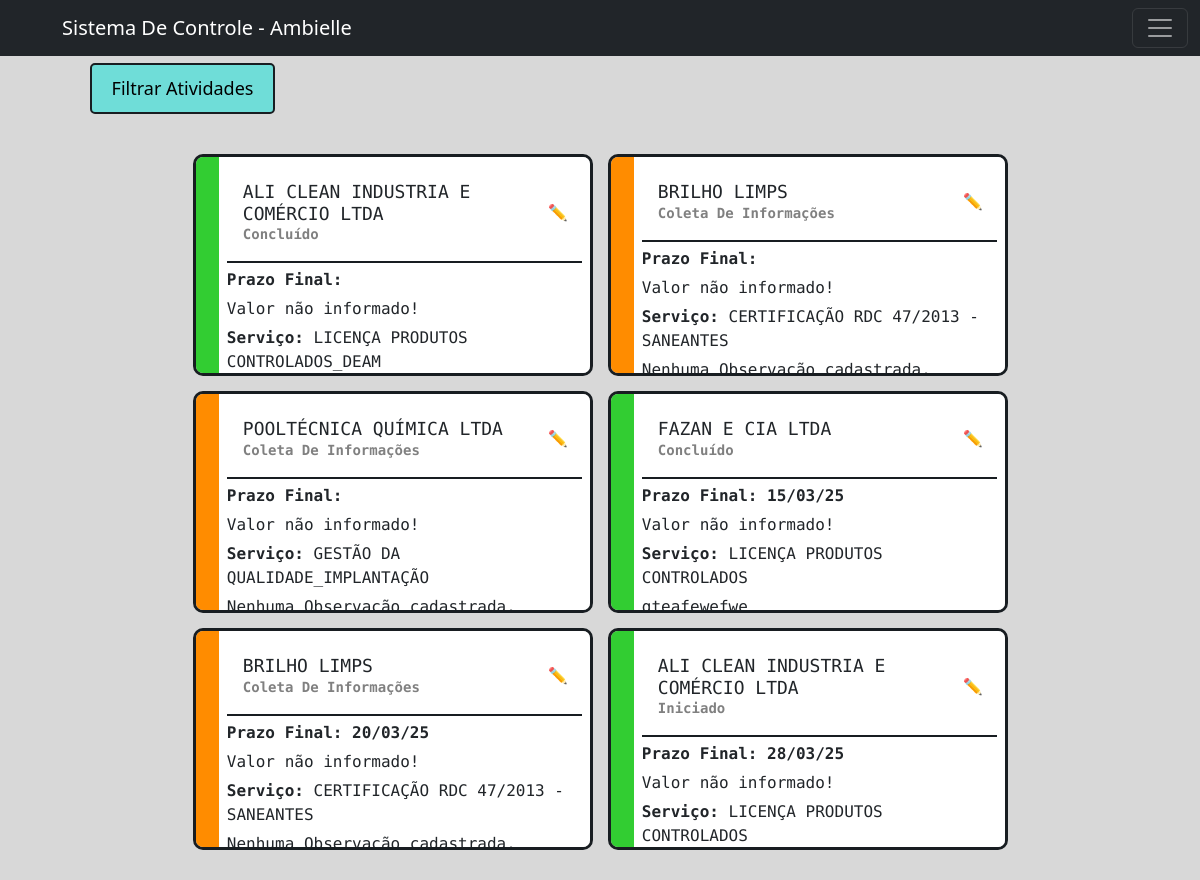
The page /ambielle/tarefas/ (signed in) on the database as committed earlier.
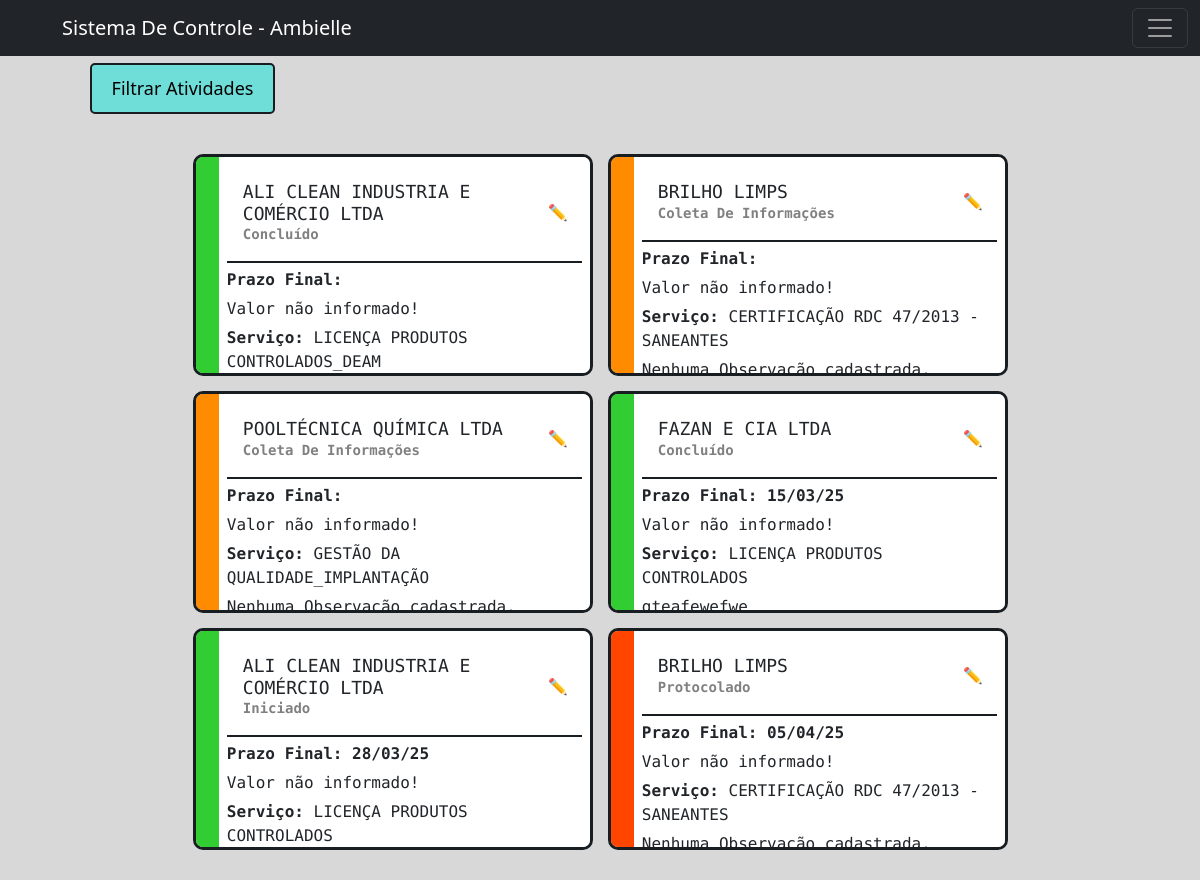
The same page on the database as committed later.
### workflow/models.py (models this page shows, shortened)
class Tarefa(models.Model):
    STATUS_CHOICES = [
        ('Iniciado', 'Iniciado'),
        ('Coleta De Informações', 'Coleta de Informações'),
        ('Execucao', 'Execução'),
        ('Aprovação Cliente', 'Aprovação Cliente'),
        ('Concluído', 'Concluído'),
        ('Encerrado', 'Encerrado'),
        ('Protocolado', 'Protocolado'),  # Nova opção adicionada
    ]
    tipo_servico = models.ForeignKey(TipoServico, on_delete=models.CASCADE, related_name="tarefas")
    cliente = models.ForeignKey(Cliente, on_delete=models.CASCADE)
    status = models.CharField(max_length=50, choices=STATUS_CHOICES, default='iniciado')
    data_inicio = models.DateField(default=timezone.now)
    prazo_final = models.DateField(null=True, blank=True)
    observacoes = models.TextField(blank=True, null=True)
    valor_total_servico = models.DecimalField(max_digits=10, decimal_places=2, blank=True, null=True)

class Cliente(models.Model):
    nome = models.CharField(max_length=255)
    endereco = models.CharField(max_length=255)
    numero = models.IntegerField(null=True)
    bairro = models.CharField(max_length=255, blank=True, null=True)
    razao_social = models.CharField(max_length=255, blank=True, null=True)
    telefone = models.CharField(max_length=15)
    email = models.EmailField()
    contato_principal = models.CharField(max_length=255)
    contato_secundario = models.CharField(max_length=255, blank=True, null=True)
    proposta_link = models.URLField(blank=True, null=True)
    cnpj = models.CharField(max_length=15)
    def __str__(self):
        return f"{self.nome}"

class TipoServico(models.Model):
    nome = models.CharField(max_length=50, unique=True)
    orgao = models.CharField(max_length=50, blank=True)
    def __str__(self):
        return f"{self.nome}"

### workflow/views/getPage.py (the view, shortened to what this page needs)
# urls.py: path('ambielle/tarefas/', views.get_tarefas_filtradas, name='get_tarefas_filtradas'),
@login_required(login_url='workflow:login')
def get_tarefas_filtradas(request):
    title = 'Tarefas Filtradas'
    cliente_selecionado = request.GET.get('cliente', 'todos')  # Valor padrão: "todos"
    status_selecionados = request.GET.getlist('status', [])
    data_inicial = parse_date(request.GET.get('data_inicial', ''))
    data_final = parse_date(request.GET.get('data_final', ''))
    clientes = Cliente.objects.all()
    if not request.GET:
        tarefas = Tarefa.objects.all()
    tarefas = tarefas.order_by('prazo_final')
    status_choices = [
        ('Iniciado', 'Iniciado'),
        ('Coleta De Informações', 'Coleta de Informações'),
        ('Execucao', 'Execução'),
        ('Aprovação Cliente', 'Aprovação Cliente'),
        ('Concluído', 'Concluído'),
        ('Encerrado', 'Encerrado'),
        ('Protocolado', 'Protocolado'),
    ]
    status_colors = {
        'Iniciado': '#32CD32',  # Verde
        'Coleta De Informações': '#FF8C00',  # Laranja
        'Execucao': '#00BFFF',  # Azul
        'Aprovação Cliente': '#FFD700',  # Amarelo
        'Concluído': '#32CD32',  # Verde
        'Encerrado': '#B22222',  # Vermelho
        'Protocolado': '#FF4500'  # Laranja Vermelho
    }
    for tarefa in tarefas:
        tarefa.status_color = status_colors.get(tarefa.status, '#000000')
    return render(request, 'workflow/timeLine.html', {
        'title': title,
        'tarefas': tarefas,
        'clientes': clientes,
        'cliente_selecionado': cliente_selecionado,
        'status_choices': status_choices,
        'status_selecionados': status_selecionados,
        'data_inicial': data_inicial,
        'data_final': data_final,
    })

### workflow/templates/workflow/timeLine.html (shortened to what this page needs)
{% extends 'global/base.html' %}
{% block content %}
<main>
    <section>
        <button class="open-modal-btn">Filtrar Atividades</button>
    </section>
    <section>
        <div class="tasks-section">
            <div class="tasks-row">
                {% if tarefas %}
                {% for task in tarefas %}
                <div class="task-card" style="--status-color: {{ task.status_color }};">
                    <div class="task-status-bar"></div>
                    <div class="task-content">
                        <div class="task-header">
                            <div class="task-dateCli">
                                <h3>{{ task.cliente }}</h3>
                                <span class="date">{{ task.status }}</span>
                            </div>
                            <button class="btn-editar" data-id="{{ task.id }}" data-status="{{ task.status }}">
                                ✏️
                            </button>
                        </div>
                        <div class="info">
                            <p><strong>Prazo Final:</strong> <span class="date">{{ task.prazo_final|date:'d/m/y'}}</span></p>
                            {% if task.valor_total_servico %}
                            <p><strong>Valor Serviço:</strong> R${{ task.valor_total_servico }}</p>
                            {% else %}
                            <p>Valor não informado!</p>
                            {% endif %}
                            <p><strong>Serviço:</strong> {{ task.tipo_servico }}</p>
                            {% if task.observacoes %}
                            <p>{{ task.observacoes }}</p>
                            {% else %}
                            <p>Nenhuma Observação cadastrada.</p>
                            {% endif %}
                        </div>
                    </div>
                </div>
                {% endfor %}
                {% else %}
                <p>Nenhuma tarefa encontrada. Ajuste os filtros e tente novamente.</p>
                {% endif %}
            </div>
        </div>
    </section>
</main>
{% endblock %}

### base_templates/global/base.html (shortened to what this page needs)
<!DOCTYPE html>
<html lang="pt-br">
<head>
    {% include "global/partials/_head.html" %}
</head>
<body style="background-color: #d8d8d8;">
    {% include "global/partials/_sideBar.html" %}
    {% block content %}
    {% endblock content %}
</body>
</html>

### base_templates/global/partials/_head.html (shortened to what this page needs)
{% load static %}
<!DOCTYPE html>
<html lang="pt-br">
<head>
    <link rel="stylesheet" href="{% static 'global/css/main.css' %}">
    <link rel="stylesheet" href="https://cdnjs.cloudflare.com/ajax/libs/font-awesome/6.0.0-beta3/css/all.min.css">
    <link rel="stylesheet" href="https://pro.fontawesome.com/releases/v6.0.0/css/all.css" rel="stylesheet">
    <link href="https://cdn.jsdelivr.net/npm/bootstrap@5.3.3/dist/css/bootstrap.min.css" rel="stylesheet">
</head>
<body>

### base_templates/global/partials/_sideBar.html (shortened to what this page needs)
{% if request.user.is_authenticated %}
{% load static %}
<nav class="navbar navbar-dark bg-dark fixed-top sm">
    <div class="container-fluid">
        <a class="navbar-brand" style="margin-left: 50px;" href="{% url 'workflow:index' %}">Sistema De Controle - Ambielle</a>
        <button class="navbar-toggler" type="button" data-bs-toggle="offcanvas" data-bs-target="#sidebarOffcanvas" aria-controls="sidebarOffcanvas">
            <span class="navbar-toggler-icon"></span>
        </button>
    </div>
</nav>
{% endif %}

### base_static/global/css/variables.css (style rules this page uses)
:root { @import url('https://fonts.googleapis.com/css2?family=Cabin+Condensed:wght@400;500;600;700&family=Roboto+Mono:ital,wght@0,100..700;1,100..700&display=swap'); --primary-color: #6fddd8; --secondary-color: #181D21; --hover-sidebar: #3e4246; --background-color: #D1D2D4; --color-alt-list: #0fbeb6; --padding: 16px; --primary-font: 'Cabin Condensed', sans-serif; --secondary-font: 'Roboto Mono', sans-serif; }
body { margin: 0; padding: 20px; display: flex; min-height: 100vh; }
main { flex: 1; margin-top: 2%; display: flex; margin-left: 0; flex-direction: column; width: 100%; }
section { width: 100%; padding: 20px 0; }

### base_static/global/css/timeLine.css (style rules this page uses)
.tasks-row { display: flex; justify-content: center; flex: 1 1 0; flex-wrap: wrap; gap: 15px; }
.task-status-bar { width: 25px; height: 100%; background-color: var(--primary-color); }
.task-content { background-color: white; padding: min(1em, 2%); width: 100%; height: auto; display: flex; flex-direction: column; overflow-y: auto; max-height: 13.5rem; }
.task-card { display: flex; align-items: stretch; max-height: 17rem; width: 25rem; border-radius: 10px; border: 3px solid var(--secondary-color); font-family: var(--secondary-font); overflow-y: hidden; }
.task-card .task-status-bar { background-color: var(--status-color); }
.task-header { display: flex; align-items: center; justify-content: space-between; padding: 8px; border-bottom: 2px solid var(--secondary-color); }
.task-header .task-dateCli { padding: 8px; text-align: left; font-weight: bold; display: flex; flex-direction: column; align-items: flex-start; }
.task-header button { display: flex; align-items: center; justify-content: center; margin-left: auto; border: none; background: none; cursor: pointer; }
.task-dateCli h3 { margin: 0; font-size: 18px; }
.task-dateCli .date { font-size: 14px; color: gray; }
.info p { margin: 5px 0; }
.date { font-weight: bold; }
.open-modal-btn { background-color: var(--primary-color); color: black; padding: 10px 20px; border: none; border-radius: 5px; cursor: pointer; font-size: 18px; max-width: 15rem; margin-left: 6%; border: var(--secondary-color) solid 2px ; transition: 0.3s; cursor: pointer; }

Rows that differ between the two databases and show on the page:
shown differently, row unchanged: Tarefa "Iniciado": moves up the list
changed Tarefa: status "Coleta De Informações" → "Protocolado"; prazo_final "20/03/25" → "05/04/25"
